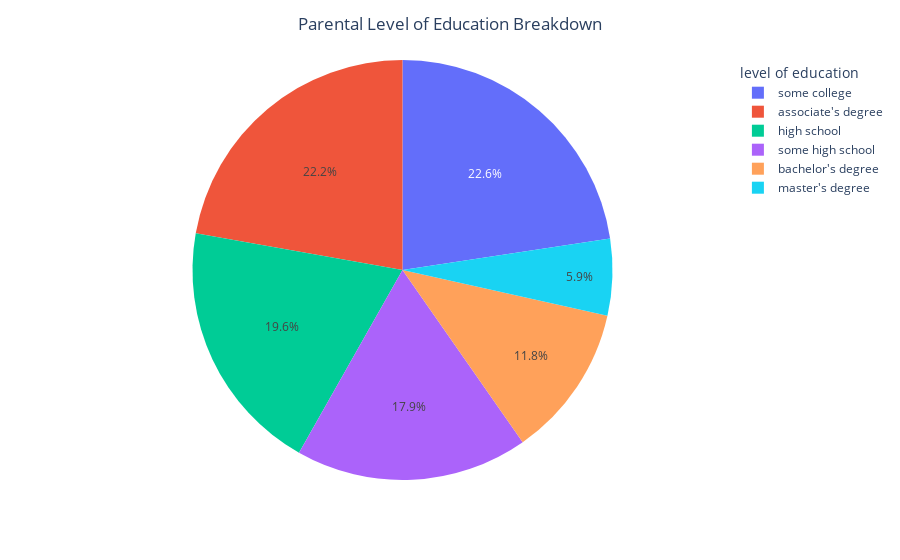

The cell this chart's notebook holds for it:
### Markdown cell above
We can see that the majority of students in this data set were female, while the majority the margin isnt large so we can say the data is fairly even with the number of men and womens exam scores

### Code cell
fig = px.pie(DF,
             names='parental level of education')
fig.update_layout(title=" Parental Level of Education Breakdown",
                  title_x=0.5,
                  legend_title="level of education")
fig.show()

### Figure 1 — Plotly figure (JSON) as saved in the notebook; plotly's stock layout.template omitted (floating-point values rounded to 4 significant figures; data arrays with more than 128 entries replaced by an {"elided": "..."} marker saying what was removed)
{"data": [{"domain": {"x": [0, 1], "y": [0, 1]}, "hovertemplate": "parental level of education=%{label}<extra></extra>", "labels": {"elided": "1000 str values"}, "legendgroup": "", "name": "", "showlegend": true, "type": "pie"}], "layout": {"autosize": true, "legend": {"title": {"text": "level of education"}, "tracegroupgap": 0}, "margin": {"t": 60}, "title": {"text": " Parental Level of Education Breakdown", "x": 0.5}}}
